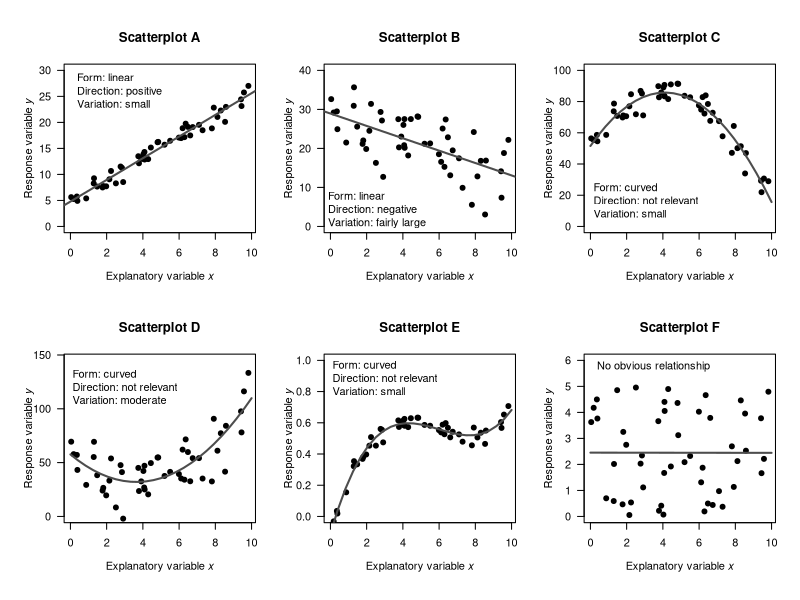

Reproduce this figure in R.
## ---- chunk 1
par( mfrow = c(2, 3),
     omi = c(0, 0, 0, 0) + 0.1) # OUTSIDE margins


plot.colour <- grey(0.3)
 
set.seed(2300)
x <- runif(50, 
           min = 0, 
           max = 10)
y <- (2 * x) + 5 + rnorm( length(x), 0, 1)

par(  mar = c(5, 4, 4, 1) + 0.1) # DEFAULT: c(5, 4, 4, 2) + 0.1.
plot( y ~ x,
      pch = 19,
      las = 1,
      ylim = c(0, 30),
      xlab = expression(Explanatory~variable~italic(x)),
      ylab = "",
      main = "Scatterplot A"
)
title(ylab = expression(Response~variable~italic(y)),
      line = 2) # Allows a little more space for x label...

abline( coef(lm( y ~ x )), 
        lwd = 2, 
        col = plot.colour)

text(0, 25, 
     pos = 4,
     "Form: linear\nDirection: positive\nVariation: small")

########

set.seed(2300)
x <- runif(50,
           min = 0, 
           max = 10)
y <- (-2 * x) + 5 + rnorm( length(x), 0, 5) + 25

par(  mar = c(5, 4, 4, 1) + 0.1) # DEFAULT: c(5, 4, 4, 2) + 0.1.
plot( y ~ x,
      pch = 19,
      las = 1,
      ylim = c(0, 40),
      xlab = expression(Explanatory~variable~italic(x)),
      ylab = "",
      main = "Scatterplot B"
)
title(ylab = expression(Response~variable~italic(y)),
      line = 2)
abline( coef(lm( y ~ x )), 
        lwd = 2, 
       col = plot.colour)

text(-0.5, 3, 
     pos = 4,
     "Form: linear\nDirection: negative\nVariation: fairly large")


########

set.seed(2300)
x <- runif(50, 
           min = 0, 
           max = 10)
y <- -2 * (x - 4)^2 + 5 + rnorm( length(x), 0, 5) + 80

par(  mar = c(5, 4, 4, 1) + 0.1) # DEFAULT: c(5, 4, 4, 2) + 0.1.

plot( y ~ x,
      pch = 19,
      las = 1,
      ylim = c(0, 100),
      xlab = expression(Explanatory~variable~italic(x)),
      ylab = "",
      main = "Scatterplot C"
)
title(ylab = expression(Response~variable~italic(y)),
      line = 2)

mod.curve <- lm( y ~ poly(x, 2) )

xnew <- seq(0, 10, 
            length = 25)
newdata <- data.frame(x = xnew)
ynew <- predict( mod.curve, 
                 newdata = newdata)

lines( ynew ~ xnew, 
       lwd = 2, 
       col = plot.colour)

text(-0.2, 13, 
     pos = 4,
     "Form: curved\nDirection: not relevant\nVariation: small")


########

set.seed(2300)
x <- runif(50, 
           min = 0, 
           max = 10)
y <- 2 * (x - 4)^2 + 5 + rnorm( length(x), 0, 15) + 25

par(  mar = c(5, 4, 4, 1) + 0.1) # DEFAULT: c(5, 4, 4, 2) + 0.1.

plot( y ~ x,
      pch = 19,
      las = 1,
      ylim = c(0, 145),
      xlab = expression(Explanatory~variable~italic(x)),
      ylab = "",
      main = "Scatterplot D"
)
title(ylab = expression(Response~variable~italic(y)),
      line = 2)

mod.curve <- lm( y ~ poly(x, 2) )

xnew <- seq(0, 10, 
            length = 25)
newdata <- data.frame(x = xnew)
ynew <- predict( mod.curve, 
                 newdata = newdata)

lines( ynew ~ xnew, 
       lwd = 2, 
       col = plot.colour)

text(-0.25, 115, 
     pos = 4,
     "Form: curved\nDirection: not relevant\nVariation: moderate")

########

set.seed(2300)
x <- runif(50, 
           min = 0, 
           max = 10) 
y <- 2 * (x - 5)^3 - 6 * (x - 3)^2 + (12 * x) + 5 + rnorm( length(x), 0, 15) + 250
y <- y/500

par(  mar = c(5, 4, 4, 1) + 0.1) # DEFAULT: c(5, 4, 4, 2) + 0.1.

plot( y ~ x,
      pch = 19,
      las = 1,
      ylim = c(0, 1),
      xlab = expression(Explanatory~variable~italic(x)),
      ylab = "",
      main = "Scatterplot E"
)
title(ylab = expression(Response~variable~italic(y)),
      line = 2)

mod.curve <- lm( y ~ poly(x, 3) )

xnew <- seq(0, 10, 
            length = 25)
newdata <- data.frame(x = xnew)
ynew <- predict( mod.curve, 
                 newdata = newdata)

lines( ynew ~ xnew, 
       lwd = 2, 
       col = plot.colour)

text(-0.25, 0.85, 
     pos = 4,
     "Form: curved\nDirection: not relevant\nVariation: small")



set.seed(2300)
x <- runif(50, 
           min = 0, 
           max = 10) 
y <- runif(50, 
           min = 0, 
           max = 5)

par(  mar = c(5, 4, 4, 1) + 0.1) # DEFAULT: c(5, 4, 4, 2) + 0.1.

plot( y ~ x,
      pch = 19,
      las = 1,
      ylim = c(0, 6),
      xlab = expression(Explanatory~variable~italic(x)),
      ylab = "",
      main = "Scatterplot F"
)
title(ylab = expression(Response~variable~italic(y)),
      line = 2)

mod.curve <- lm( y ~ poly(x, 1) )

xnew <- seq(0, 10, 
            length = 25)
newdata <- data.frame(x = xnew)
ynew <- predict( mod.curve, 
                 newdata = newdata) 

lines( ynew ~ xnew, 
       lwd = 2, 
       col = plot.colour)

text(0, 5.75, 
     "No obvious relationship", 
     pos = 4)
